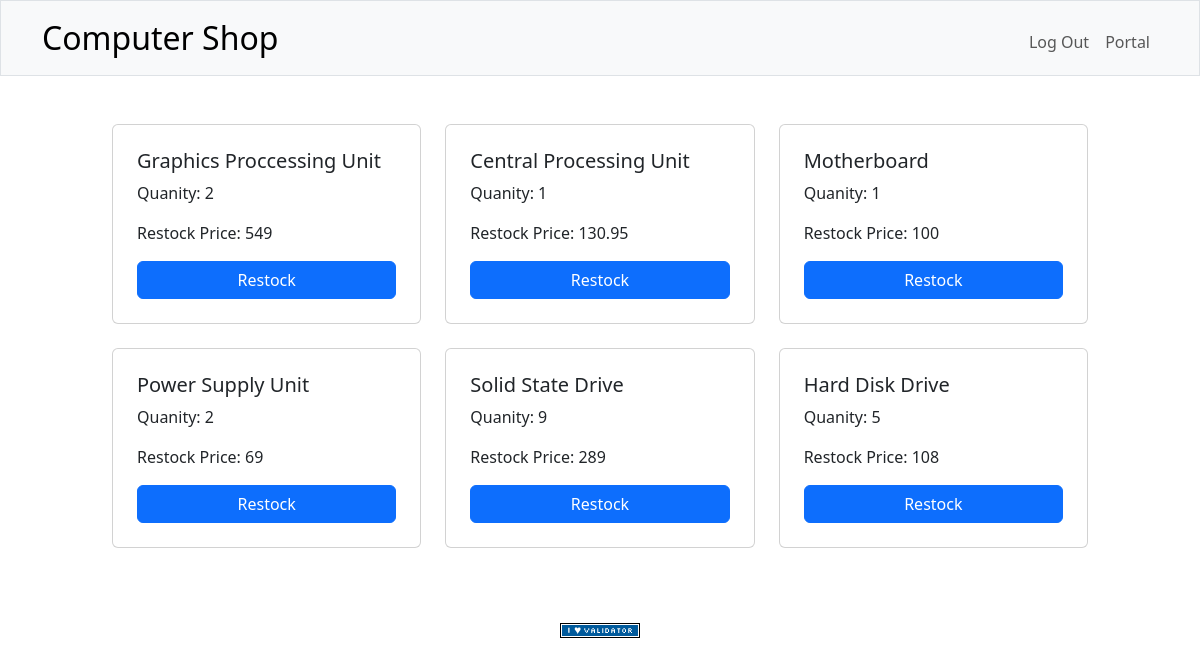
Page /restock (signed in) on the committed database.
### tables this page shows
CREATE TABLE Product (
    productID INTEGER PRIMARY KEY AUTOINCREMENT NOT NULL,
    name TEXT NOT NULL,
    category TEXT NOT NULL,
    description TEXT NOT NULL,
    instock INTEGER NOT NULL,
    restockPrice NUMERIC NOT NULL,
    salePrice NUMERIC NOT NULL,
    restockURL TEXT NOT NULL
);

### app.py (the view)
@app.route("/restock", methods=["GET", "POST"])
@login_required
def restock():
    if request.method == "POST":
        productID = request.form.get("productID")
        if not productID:
            return apology("Must provide productID", 400)
        db.execute("UPDATE Product SET instock = instock + 1 WHERE productID = ?", productID)
        URL = db.execute("SELECT restockURL FROM Product WHERE productID = ?", productID)
        return redirect(URL[0]["restockURL"])
    else:
        products = db.execute("SELECT productID, name, instock, restockPrice FROM Product")
        return render_template("/restock.html", products=products)

### app.py (called while the page is built)
@app.after_request
def after_request(response):
    response.headers["Cache-Control"] = "no-cache, no-store, must-revalidate"
    response.headers["Expires"] = 0
    response.headers["Pragma"] = "no-cache"
    return response

### helpers.py (called while the page is built)
def login_required(f):
    @wraps(f)
    def decorated_function(*args, **kwargs):
        if session.get("user_id") is None:
            return redirect("/login")
        return f(*args, **kwargs)
    return decorated_function

### templates/restock.html (shortened to what this page needs)
{% extends "layout.html" %}
{% block main %}
    <div class="container" style="max-width: 1000px; justify-content: center">
        <div class="row">
            {%for product in products%}
            <div class="col-sm-4 mb-4">
                <div class="card">
                    <div class="card-body p-4 text-start ">
                        <h5 class="card-title ">{{product['name']}}</h5>
                        <p class="card-text">Quanity: {{product['instock']}}</p>
                        <p class="card-text">Restock Price: {{product['restockPrice']}}</p>
                        <form action="/restock" method="post">
                            <div class="text-center">
                                <button class="btn btn-primary w-100">Restock</button>
                            </div>
                        </form>
                    </div>
                </div>
            </div>
            {%endfor%}
        </div>
    </div>
{% endblock %}

### rows in the picture
Product: name "Graphics Proccessing Unit", instock "2", restockPrice "549"
Product: name "Central Processing Unit", instock "1", restockPrice "130.95"
Product: name "Motherboard", instock "1", restockPrice "100"
Product: name "Power Supply Unit", instock "2", restockPrice "69"
Product: name "Solid State Drive", instock "9", restockPrice "289"
Product: name "Hard Disk Drive", instock "5", restockPrice "108"
